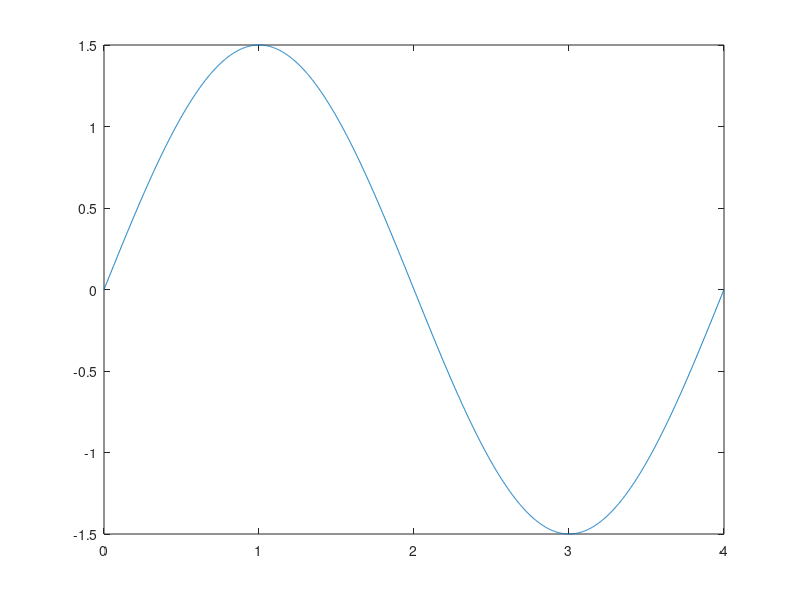
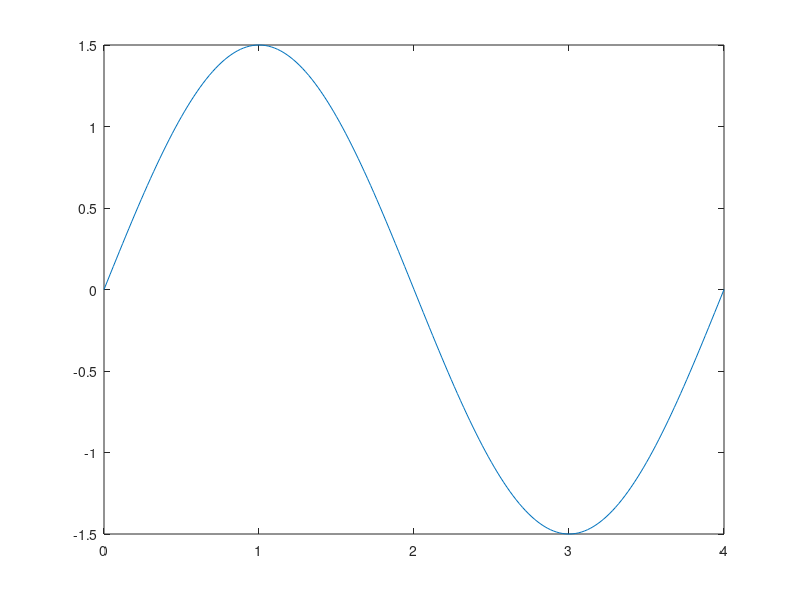
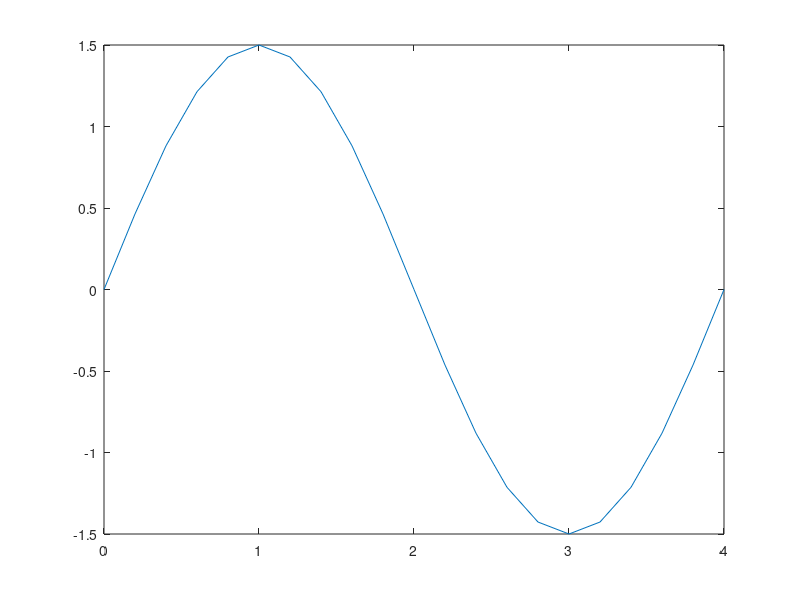

Here is the MATLAB script that generated these plots, in order:
function []= Ex5()

figure (1)
f=0.25;
t=0: 0.002:4;
s=1.5*sin (2*pi*f*t);
plot (t,s)


figure (2)
f=0.25;
t=0: 0.02:4;
s=1.5*sin (2*pi*f*t);
plot (t,s)


figure (3)
f=0.25;
t=0: 0.2:4;
s=1.5*sin (2*pi*f*t);
plot (t,s)

end